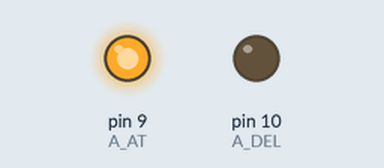
Recording of a sketch running on a simulated Arduino Uno, built with avr-gcc and run on an emulated ATmega328P. Shown: output pins drawn as LEDs (lit = HIGH).

Above: at 1.2 s.
At 3.2 s:
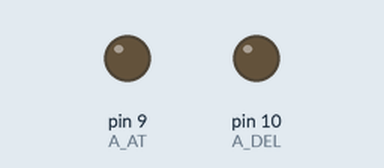
At 5.2 s:
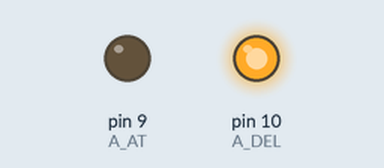
Timing chart, 0 to 8.1 s (numbered marks = the images above):
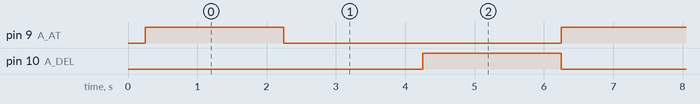

The sketch:

puenteh.ino
```cpp
int A_DEL = 10;
int A_AT  = 9;


void setup() {
  // put your setup code here, to run once:
pinMode(A_DEL, OUTPUT);
  pinMode(A_AT, OUTPUT);


  delay(250);
}

void loop() {
  // put your main code here, to run repeatedly:

    digitalWrite(A_DEL,LOW);
    digitalWrite(A_AT,HIGH);
    delay(2000);
    digitalWrite(A_DEL,LOW);
    digitalWrite(A_AT,LOW);
    delay(2000);
    digitalWrite(A_DEL,HIGH);
    digitalWrite(A_AT,LOW);
    delay(2000);

      // put your main code here, to run repeatedly:

}
```

Measured:
- by itself, pin 9 (A_AT), pin 10 (A_DEL): alternates HIGH for 2.0 s and LOW for 4.0 s
- by itself, everything shown: repeats every 6.0 s, in 3 steps
